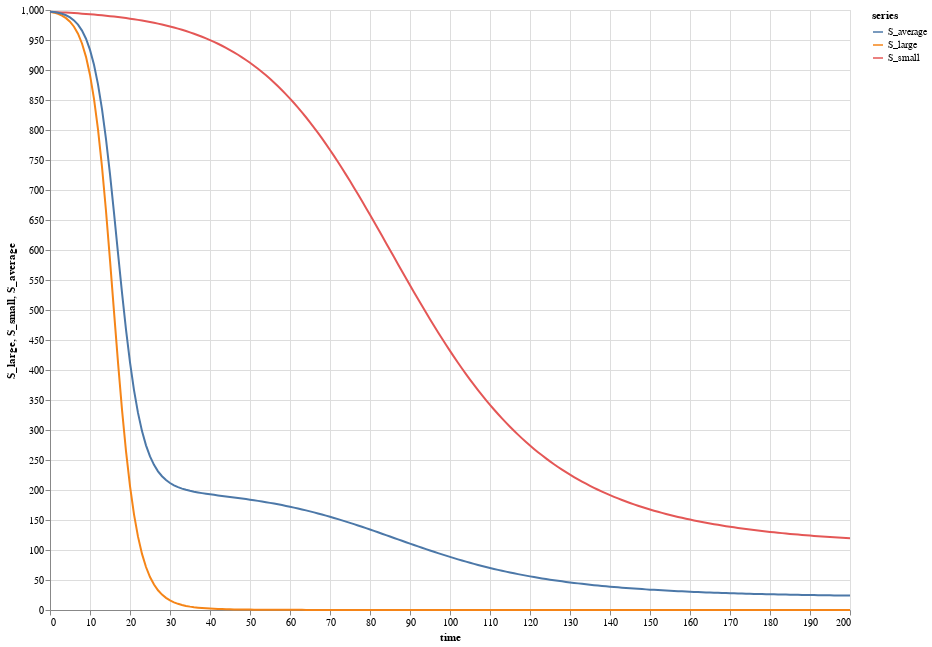

Notebook cell for this chart:
### Code cell
plot("", [S_large, S_small, S_average], time(points), "time")

### Figure 1 — Vega-Lite specification as saved in the notebook (floating-point values rounded to 4 significant figures; data arrays with more than 128 entries replaced by an {"elided": "..."} marker saying what was removed)
{"$schema": "https://vega.github.io/schema/vega-lite/v4.json", "data": {"values": {"elided": "603 records"}}, "description": "", "height": 600, "layer": [{"encoding": {"color": {"field": "series", "type": "nominal"}, "x": {"field": "time", "type": "quantitative"}, "y": {"field": "S_large", "type": "quantitative"}}, "mark": "line"}, {"encoding": {"color": {"field": "series", "type": "nominal"}, "x": {"field": "time", "type": "quantitative"}, "y": {"field": "S_small", "type": "quantitative"}}, "mark": "line"}, {"encoding": {"color": {"field": "series", "type": "nominal"}, "x": {"field": "time", "type": "quantitative"}, "y": {"field": "S_average", "type": "quantitative"}}, "mark": "line"}], "width": 800}
